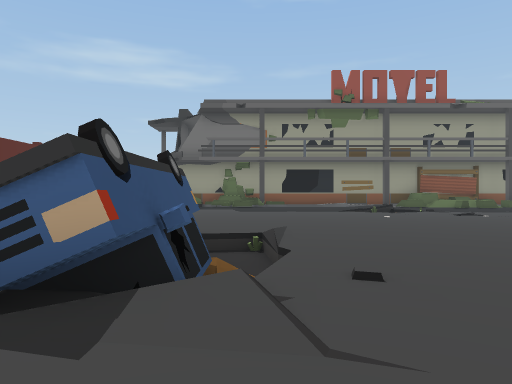
View 1 (above)

22 first-person views from a walk through a scene from a Unity 3-D project. The camera is 1.2 m above the floor, looks level and sees 70° across. The floor is counted in squares, 2 m on a side. Each view is taken from the middle of a square. On the plan, view 1 faces up. The plan holds only what a view shows up to about 10 squares ahead; the rest is blank. The place goes on beyond the plan. The player character is not drawn.

View 2
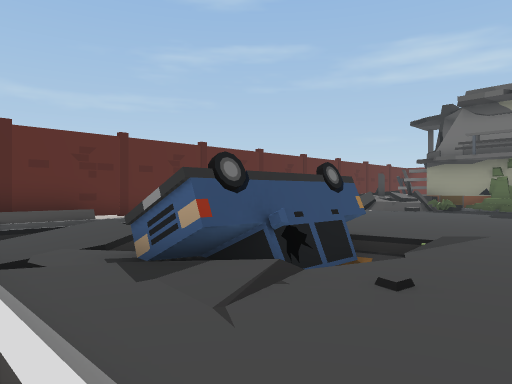

View 3
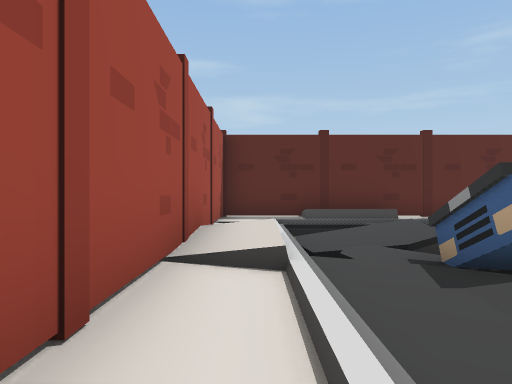

View 4
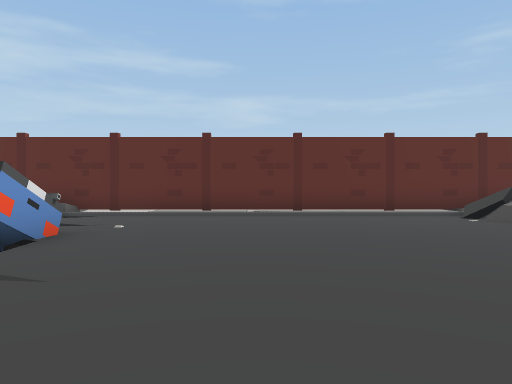

View 5
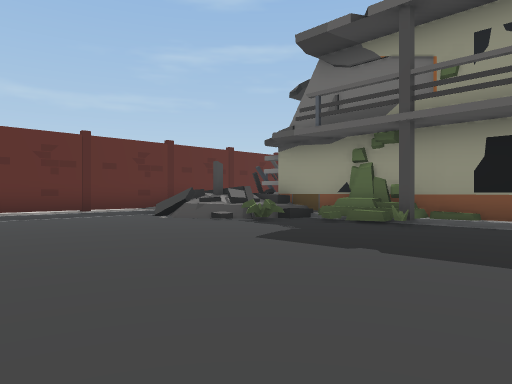

View 6
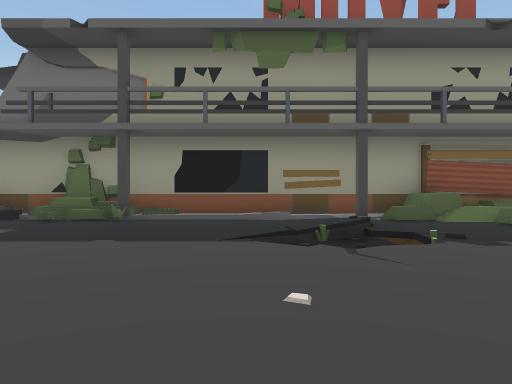

View 7
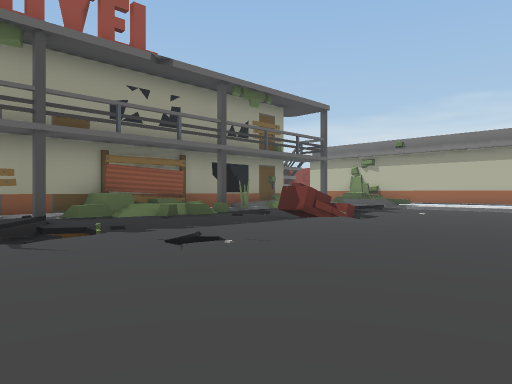

View 8
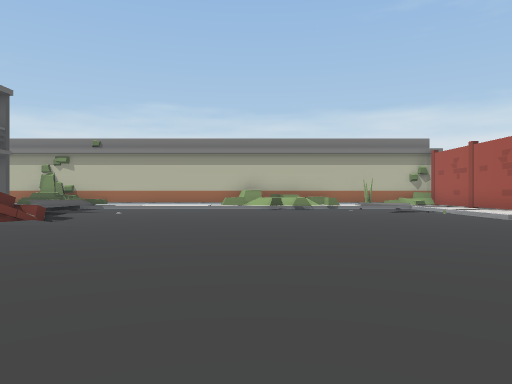

View 9
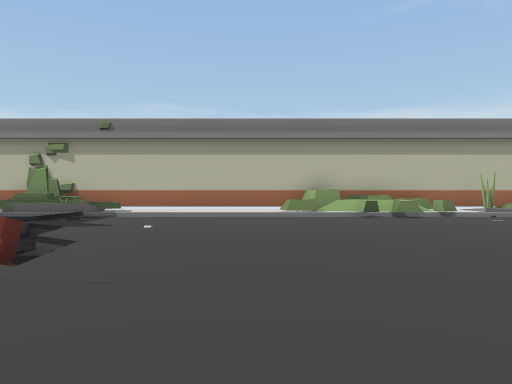

View 10
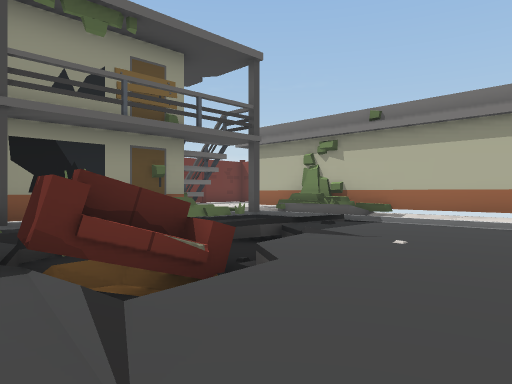

View 11
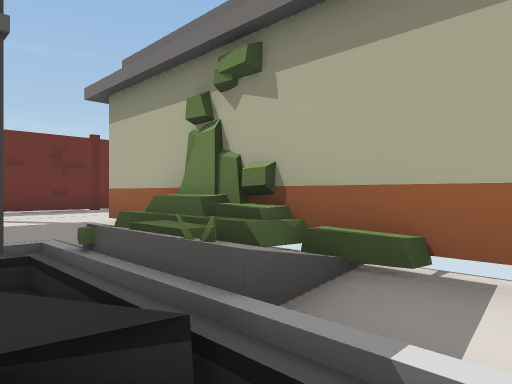

View 12
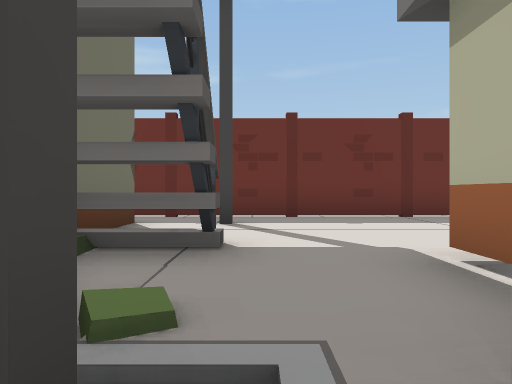

View 13
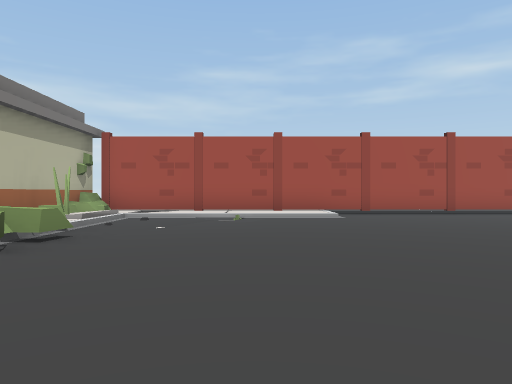

View 14
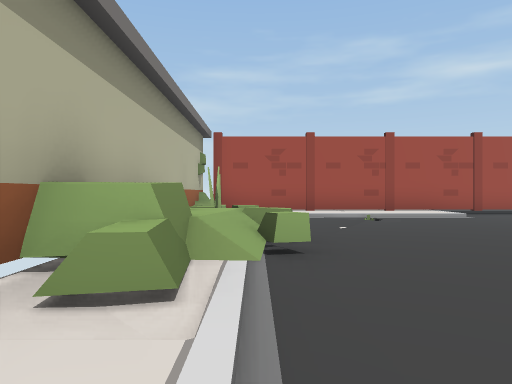

View 15
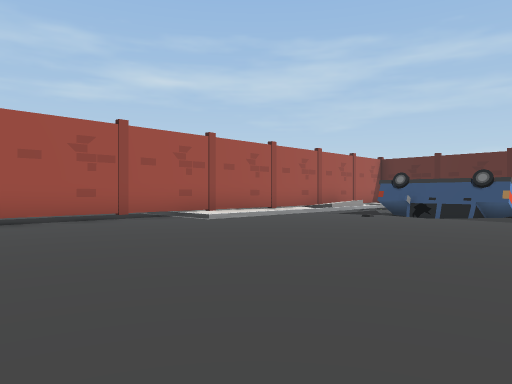

View 16
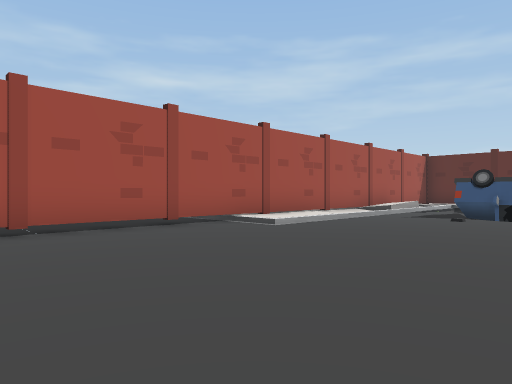

View 17
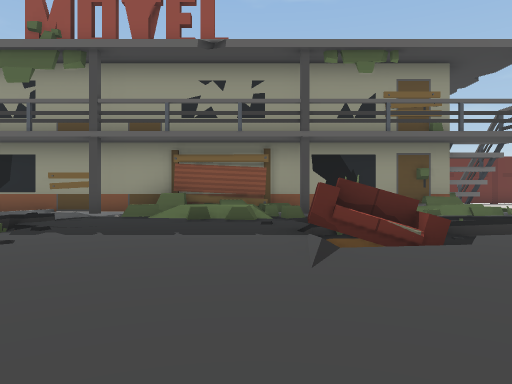

View 18
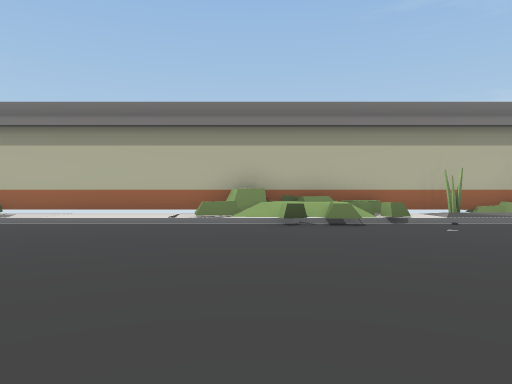

View 19
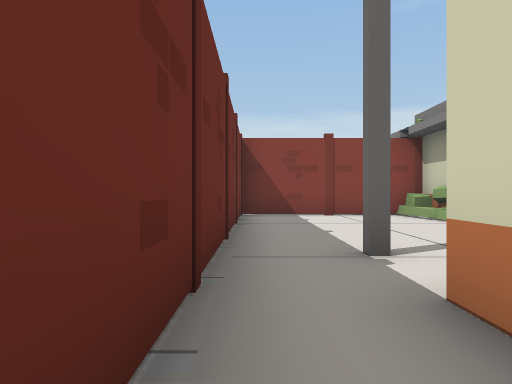

View 20
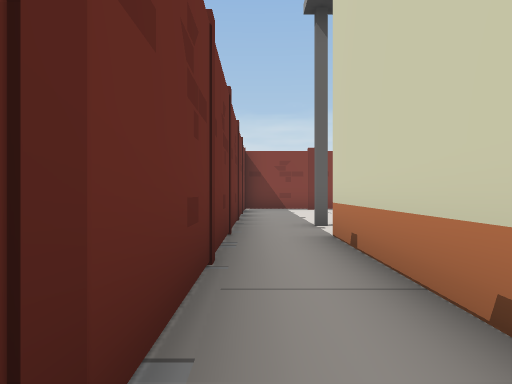

View 21
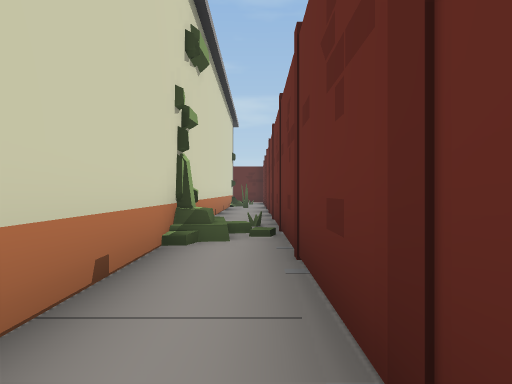

View 22
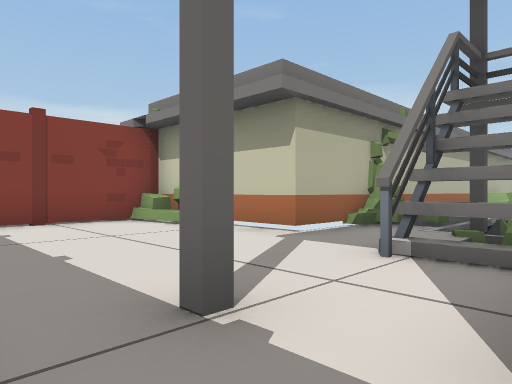

### Floor plan
Key: @ floor where view 1 was taken; # wall or solid block; . main floor; : floor 0.25 m higher than the main floor; + floor 0.5 m higher than the main floor; - floor 0.5 m lower than the main floor; / step, stairs or slope; = window, fence, low wall or low ledge; ^ raised ledge; C car; O other object.
Columns run from 7 left of view 1 to 22 right of it. Each row starts with its distance up from view 1.
 22                ###############
 21                #:::::::::::::#
 20                #######:#:::::#
 19                      #:::::::#
 18                      #:::::::#
 17                      ##::::###
 16     #############   ##/::###
 15 #  //###////##^########/##
 14 # /+==...../../===    //##
 13 #////......//....=/ = //##
 12 #/........//=....OO--#=//#
 11 #/.........//..../O///./.#
 10 #/..........//...//./../:#
  9 #/...................../:#
  8 #/...................../:#
  7 #/...................../^#
  6 #/...................../^#
  5 #/...CC/...............=##
  4 #/..  C/...............=##
  3 #//=-CC/.............../##
  2 #////CC/............././##
  1 #/////..............////:#
  0 #:..//.@.::/....../:::: ##
 -1 #########################

Positions as (right, up) in squares from view 1, and headings:
1: (0, 0), facing up
2: (2, 0), facing up-left
3: (2, 0), facing left
4: (3, 8), facing left
5: (3, 8), facing up-left
6: (3, 7), facing up
7: (3, 6), facing up-right
8: (3, 6), facing right
9: (7, 8), facing right
10: (9, 8), facing up-right
11: (15, 11), facing up-right
12: (16, 14), facing up
13: (13, 9), facing down
14: (16, 9), facing down
15: (9, 7), facing down-left
16: (9, 5), facing down-left
17: (9, 6), facing up
18: (9, 6), facing right
19: (12, 21), facing right
20: (9, 21), facing right
21: (13, 21), facing left
22: (14, 21), facing down-right
